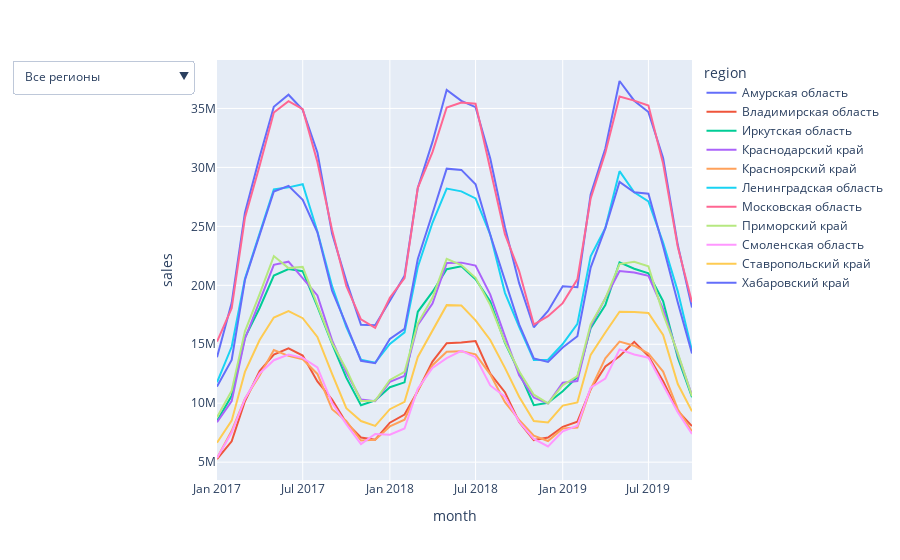

The notebook cell this image was saved under:
### Code cell
# Динамика продаж с возможностью выбора региона
#sales_region = sales_by_month.groupby(['month', 'region'], as_index=False).sum()
fig = px.line(sales_by_month, x='month', y='sales', color='region')

fig.update_layout(
    updatemenus=[
        {
            "buttons": [{ "label": 'Все регионы', "method": "restyle", "args": [{"visible": [True for _ in fig.data]}], }] +
            [
                {
                    "label": t.name,
                    "method": "restyle",
                    "args": [{"visible": [t2.name == t.name for t2 in fig.data]}],
                }
                for t in fig.data
            ]
        }
    ]
)

fig.show()

### Figure 1 — Plotly figure (JSON) as saved in the notebook; plotly's stock layout.template omitted (floating-point values rounded to 4 significant figures)
{"data": [{"hovertemplate": "region=Амурская область<br>month=%{x}<br>sales=%{y}<extra></extra>", "legendgroup": "Амурская область", "line": {"color": "#636efa", "dash": "solid"}, "marker": {"symbol": "circle"}, "mode": "lines", "name": "Амурская область", "orientation": "v", "showlegend": true, "type": "scatter", "x": ["2017-01", "2017-02", "2017-03", "2017-04", "2017-05", "2017-06", "2017-07", "2017-08", "2017-09", "2017-10", "2017-11", "2017-12", "2018-01", "2018-02", "2018-03", "2018-04", "2018-05", "2018-06", "2018-07", "2018-08", "2018-09", "2018-10", "2018-11", "2018-12", "2019-01", "2019-02", "2019-03", "2019-04", "2019-05", "2019-06", "2019-07", "2019-08", "2019-09", "2019-10"], "xaxis": "x", "y": [13892593, 18513597, 26154950, 30880044, 35140301, 36163056, 34882005, 31269087, 24399286, 20375199, 16654177, 16618265, 18686662, 20801870, 28262592, 32162444, 36570812, 35639952, 35105554, 30758494, 24919829, 20180195, 16439502, 17825212, 19921230, 19832517, 27698756, 31597095, 37327765, 35655848, 34693005, 30806422, 23412578, 18112817], "yaxis": "y"}, {"hovertemplate": "region=Владимирская область<br>month=%{x}<br>sales=%{y}<extra></extra>", "legendgroup": "Владимирская область", "line": {"color": "#EF553B", "dash": "solid"}, "marker": {"symbol": "circle"}, "mode": "lines", "name": "Владимирская область", "orientation": "v", "showlegend": true, "type": "scatter", "x": ["2017-01", "2017-02", "2017-03", "2017-04", "2017-05", "2017-06", "2017-07", "2017-08", "2017-09", "2017-10", "2017-11", "2017-12", "2018-01", "2018-02", "2018-03", "2018-04", "2018-05", "2018-06", "2018-07", "2018-08", "2018-09", "2018-10", "2018-11", "2018-12", "2019-01", "2019-02", "2019-03", "2019-04", "2019-05", "2019-06", "2019-07", "2019-08", "2019-09", "2019-10"], "xaxis": "x", "y": [5268105, 6771637, 10171577, 12737164, 14113944, 14650277, 14042982, 11852614, 10315032, 8345524, 7096783, 6901647, 8347797, 9036281, 11038092, 13524334, 15084637, 15141533, 15278900, 12503641, 10934856, 8414741, 6872808, 7091611, 7995227, 8441091, 11179867, 13121558, 13987430, 15207215, 13999744, 11861188, 9346777, 8058144], "yaxis": "y"}, {"hovertemplate": "region=Иркутская область<br>month=%{x}<br>sales=%{y}<extra></extra>", "legendgroup": "Иркутская область", "line": {"color": "#00cc96", "dash": "solid"}, "marker": {"symbol": "circle"}, "mode": "lines", "name": "Иркутская область", "orientation": "v", "showlegend": true, "type": "scatter", "x": ["2017-01", "2017-02", "2017-03", "2017-04", "2017-05", "2017-06", "2017-07", "2017-08", "2017-09", "2017-10", "2017-11", "2017-12", "2018-01", "2018-02", "2018-03", "2018-04", "2018-05", "2018-06", "2018-07", "2018-08", "2018-09", "2018-10", "2018-11", "2018-12", "2019-01", "2019-02", "2019-03", "2019-04", "2019-05", "2019-06", "2019-07", "2019-08", "2019-09", "2019-10"], "xaxis": "x", "y": [8489321, 10631759, 15561221, 18075669, 20831187, 21374178, 21191349, 18201983, 15037018, 12164944, 9822714, 10240170, 11353570, 11769753, 17754685, 19436321, 21360283, 21614212, 20517232, 18640289, 15126525, 12647073, 9830494, 10035234, 11015416, 12229403, 16353367, 18322317, 21943133, 21404685, 21020178, 18654486, 13863857, 10508332], "yaxis": "y"}, {"hovertemplate": "region=Краснодарский край<br>month=%{x}<br>sales=%{y}<extra></extra>", "legendgroup": "Краснодарский край", "line": {"color": "#ab63fa", "dash": "solid"}, "marker": {"symbol": "circle"}, "mode": "lines", "name": "Краснодарский край", "orientation": "v", "showlegend": true, "type": "scatter", "x": ["2017-01", "2017-02", "2017-03", "2017-04", "2017-05", "2017-06", "2017-07", "2017-08", "2017-09", "2017-10", "2017-11", "2017-12", "2018-01", "2018-02", "2018-03", "2018-04", "2018-05", "2018-06", "2018-07", "2018-08", "2018-09", "2018-10", "2018-11", "2018-12", "2019-01", "2019-02", "2019-03", "2019-04", "2019-05", "2019-06", "2019-07", "2019-08", "2019-09", "2019-10"], "xaxis": "x", "y": [8384608, 10171544, 15473265, 18652501, 21734041, 22005001, 20632568, 19144364, 15336161, 12622585, 10313999, 10173871, 11809716, 12323701, 16647221, 18457938, 21886341, 21922982, 21669742, 19206562, 15675833, 12362549, 10479147, 9971532, 11735644, 11878690, 16521385, 18914155, 21211386, 21076817, 20805274, 17983430, 14142131, 10679506], "yaxis": "y"}, {"hovertemplate": "region=Красноярский край<br>month=%{x}<br>sales=%{y}<extra></extra>", "legendgroup": "Красноярский край", "line": {"color": "#FFA15A", "dash": "solid"}, "marker": {"symbol": "circle"}, "mode": "lines", "name": "Красноярский край", "orientation": "v", "showlegend": true, "type": "scatter", "x": ["2017-01", "2017-02", "2017-03", "2017-04", "2017-05", "2017-06", "2017-07", "2017-08", "2017-09", "2017-10", "2017-11", "2017-12", "2018-01", "2018-02", "2018-03", "2018-04", "2018-05", "2018-06", "2018-07", "2018-08", "2018-09", "2018-10", "2018-11", "2018-12", "2019-01", "2019-02", "2019-03", "2019-04", "2019-05", "2019-06", "2019-07", "2019-08", "2019-09", "2019-10"], "xaxis": "x", "y": [5333002, 7657826, 10389136, 12348815, 14505054, 14014238, 13732467, 12484251, 9489864, 8487996, 6837623, 6895197, 8028802, 8599288, 11096435, 13220273, 14366136, 14401961, 14143936, 12450101, 10083065, 8581572, 7238917, 6790791, 7856273, 7934014, 11203368, 13805087, 15223841, 14879039, 14219330, 12680605, 9490494, 7620870], "yaxis": "y"}, {"hovertemplate": "region=Ленинградская область<br>month=%{x}<br>sales=%{y}<extra></extra>", "legendgroup": "Ленинградская область", "line": {"color": "#19d3f3", "dash": "solid"}, "marker": {"symbol": "circle"}, "mode": "lines", "name": "Ленинградская область", "orientation": "v", "showlegend": true, "type": "scatter", "x": ["2017-01", "2017-02", "2017-03", "2017-04", "2017-05", "2017-06", "2017-07", "2017-08", "2017-09", "2017-10", "2017-11", "2017-12", "2018-01", "2018-02", "2018-03", "2018-04", "2018-05", "2018-06", "2018-07", "2018-08", "2018-09", "2018-10", "2018-11", "2018-12", "2019-01", "2019-02", "2019-03", "2019-04", "2019-05", "2019-06", "2019-07", "2019-08", "2019-09", "2019-10"], "xaxis": "x", "y": [11774246, 14783259, 20560103, 24409372, 28126134, 28306585, 28575484, 24567998, 19924661, 16480578, 13692374, 13432920, 15021962, 16012249, 21550940, 25305431, 28201433, 27968480, 27365578, 24301841, 19361865, 16478890, 13671773, 13685364, 15020605, 16727831, 22452278, 24856189, 29678782, 27886202, 27117774, 23616419, 19485593, 14441533], "yaxis": "y"}, {"hovertemplate": "region=Московская область<br>month=%{x}<br>sales=%{y}<extra></extra>", "legendgroup": "Московская область", "line": {"color": "#FF6692", "dash": "solid"}, "marker": {"symbol": "circle"}, "mode": "lines", "name": "Московская область", "orientation": "v", "showlegend": true, "type": "scatter", "x": ["2017-01", "2017-02", "2017-03", "2017-04", "2017-05", "2017-06", "2017-07", "2017-08", "2017-09", "2017-10", "2017-11", "2017-12", "2018-01", "2018-02", "2018-03", "2018-04", "2018-05", "2018-06", "2018-07", "2018-08", "2018-09", "2018-10", "2018-11", "2018-12", "2019-01", "2019-02", "2019-03", "2019-04", "2019-05", "2019-06", "2019-07", "2019-08", "2019-09", "2019-10"], "xaxis": "x", "y": [15223197, 18057297, 25725467, 30142204, 34658370, 35622007, 34941542, 30450344, 24699749, 19937245, 17112004, 16384147, 18942528, 20611209, 28265898, 31300981, 35081781, 35497215, 35405562, 29954056, 24337517, 21203956, 16668569, 17380991, 18486582, 20501636, 27367836, 31242523, 36012299, 35662642, 35245437, 30322775, 23258452, 18560872], "yaxis": "y"}, {"hovertemplate": "region=Приморский край<br>month=%{x}<br>sales=%{y}<extra></extra>", "legendgroup": "Приморский край", "line": {"color": "#B6E880", "dash": "solid"}, "marker": {"symbol": "circle"}, "mode": "lines", "name": "Приморский край", "orientation": "v", "showlegend": true, "type": "scatter", "x": ["2017-01", "2017-02", "2017-03", "2017-04", "2017-05", "2017-06", "2017-07", "2017-08", "2017-09", "2017-10", "2017-11", "2017-12", "2018-01", "2018-02", "2018-03", "2018-04", "2018-05", "2018-06", "2018-07", "2018-08", "2018-09", "2018-10", "2018-11", "2018-12", "2019-01", "2019-02", "2019-03", "2019-04", "2019-05", "2019-06", "2019-07", "2019-08", "2019-09", "2019-10"], "xaxis": "x", "y": [8811429, 11065658, 16099579, 19246367, 22482274, 21458331, 21562793, 18376097, 15103136, 12884427, 10191965, 10207766, 11975274, 12651872, 16775925, 18939798, 22239277, 21713806, 20631947, 18324975, 15181533, 12716136, 10721653, 9984776, 11528458, 12306702, 16689416, 18890572, 21799257, 22003853, 21608019, 17582269, 14265673, 10595997], "yaxis": "y"}, {"hovertemplate": "region=Смоленская область<br>month=%{x}<br>sales=%{y}<extra></extra>", "legendgroup": "Смоленская область", "line": {"color": "#FF97FF", "dash": "solid"}, "marker": {"symbol": "circle"}, "mode": "lines", "name": "Смоленская область", "orientation": "v", "showlegend": true, "type": "scatter", "x": ["2017-01", "2017-02", "2017-03", "2017-04", "2017-05", "2017-06", "2017-07", "2017-08", "2017-09", "2017-10", "2017-11", "2017-12", "2018-01", "2018-02", "2018-03", "2018-04", "2018-05", "2018-06", "2018-07", "2018-08", "2018-09", "2018-10", "2018-11", "2018-12", "2019-01", "2019-02", "2019-03", "2019-04", "2019-05", "2019-06", "2019-07", "2019-08", "2019-09", "2019-10"], "xaxis": "x", "y": [5359025, 7505239, 10365824, 12521319, 13644845, 14129378, 13843372, 13037091, 10012444, 8225682, 6540350, 7394629, 7325317, 7858580, 11222525, 12996552, 13821678, 14442876, 13903693, 11505545, 10557258, 8424326, 6972656, 6333703, 7607672, 8098299, 11317196, 12093813, 14565658, 14126357, 13863133, 11547227, 9228205, 7390256], "yaxis": "y"}, {"hovertemplate": "region=Ставропольский край<br>month=%{x}<br>sales=%{y}<extra></extra>", "legendgroup": "Ставропольский край", "line": {"color": "#FECB52", "dash": "solid"}, "marker": {"symbol": "circle"}, "mode": "lines", "name": "Ставропольский край", "orientation": "v", "showlegend": true, "type": "scatter", "x": ["2017-01", "2017-02", "2017-03", "2017-04", "2017-05", "2017-06", "2017-07", "2017-08", "2017-09", "2017-10", "2017-11", "2017-12", "2018-01", "2018-02", "2018-03", "2018-04", "2018-05", "2018-06", "2018-07", "2018-08", "2018-09", "2018-10", "2018-11", "2018-12", "2019-01", "2019-02", "2019-03", "2019-04", "2019-05", "2019-06", "2019-07", "2019-08", "2019-09", "2019-10"], "xaxis": "x", "y": [6642702, 8519759, 12655900, 15361115, 17263507, 17807590, 17211078, 15617153, 12485050, 9572207, 8485631, 8081761, 9491887, 10113273, 13928211, 16124896, 18317470, 18279801, 17033240, 15359792, 12999943, 10551623, 8493005, 8368889, 9794100, 10070789, 14103239, 15999331, 17757712, 17733407, 17651205, 15782461, 11626984, 9308110], "yaxis": "y"}, {"hovertemplate": "region=Хабаровский край<br>month=%{x}<br>sales=%{y}<extra></extra>", "legendgroup": "Хабаровский край", "line": {"color": "#636efa", "dash": "solid"}, "marker": {"symbol": "circle"}, "mode": "lines", "name": "Хабаровский край", "orientation": "v", "showlegend": true, "type": "scatter", "x": ["2017-01", "2017-02", "2017-03", "2017-04", "2017-05", "2017-06", "2017-07", "2017-08", "2017-09", "2017-10", "2017-11", "2017-12", "2018-01", "2018-02", "2018-03", "2018-04", "2018-05", "2018-06", "2018-07", "2018-08", "2018-09", "2018-10", "2018-11", "2018-12", "2019-01", "2019-02", "2019-03", "2019-04", "2019-05", "2019-06", "2019-07", "2019-08", "2019-09", "2019-10"], "xaxis": "x", "y": [11406274, 13673627, 20452725, 24227324, 27950876, 28429591, 27249626, 24493186, 19534422, 16671406, 13601105, 13390462, 15445928, 16301981, 22232839, 26094588, 29892138, 29789094, 28570691, 24289937, 20360332, 16690127, 13805042, 13501771, 14720722, 15685484, 21501014, 24841985, 28767990, 27884589, 27770391, 23312918, 18538074, 14210932], "yaxis": "y"}], "layout": {"legend": {"title": {"text": "region"}, "tracegroupgap": 0}, "margin": {"t": 60}, "updatemenus": [{"buttons": [{"args": [{"visible": [true, true, true, true, true, true, true, true, true, true, true]}], "label": "Все регионы", "method": "restyle"}, {"args": [{"visible": [true, false, false, false, false, false, false, false, false, false, false]}], "label": "Амурская область", "method": "restyle"}, {"args": [{"visible": [false, true, false, false, false, false, false, false, false, false, false]}], "label": "Владимирская область", "method": "restyle"}, {"args": [{"visible": [false, false, true, false, false, false, false, false, false, false, false]}], "label": "Иркутская область", "method": "restyle"}, {"args": [{"visible": [false, false, false, true, false, false, false, false, false, false, false]}], "label": "Краснодарский край", "method": "restyle"}, {"args": [{"visible": [false, false, false, false, true, false, false, false, false, false, false]}], "label": "Красноярский край", "method": "restyle"}, {"args": [{"visible": [false, false, false, false, false, true, false, false, false, false, false]}], "label": "Ленинградская область", "method": "restyle"}, {"args": [{"visible": [false, false, false, false, false, false, true, false, false, false, false]}], "label": "Московская область", "method": "restyle"}, {"args": [{"visible": [false, false, false, false, false, false, false, true, false, false, false]}], "label": "Приморский край", "method": "restyle"}, {"args": [{"visible": [false, false, false, false, false, false, false, false, true, false, false]}], "label": "Смоленская область", "method": "restyle"}, {"args": [{"visible": [false, false, false, false, false, false, false, false, false, true, false]}], "label": "Ставропольский край", "method": "restyle"}, {"args": [{"visible": [false, false, false, false, false, false, false, false, false, false, true]}], "label": "Хабаровский край", "method": "restyle"}]}], "xaxis": {"anchor": "y", "domain": [0, 1], "title": {"text": "month"}}, "yaxis": {"anchor": "x", "domain": [0, 1], "title": {"text": "sales"}}}}
